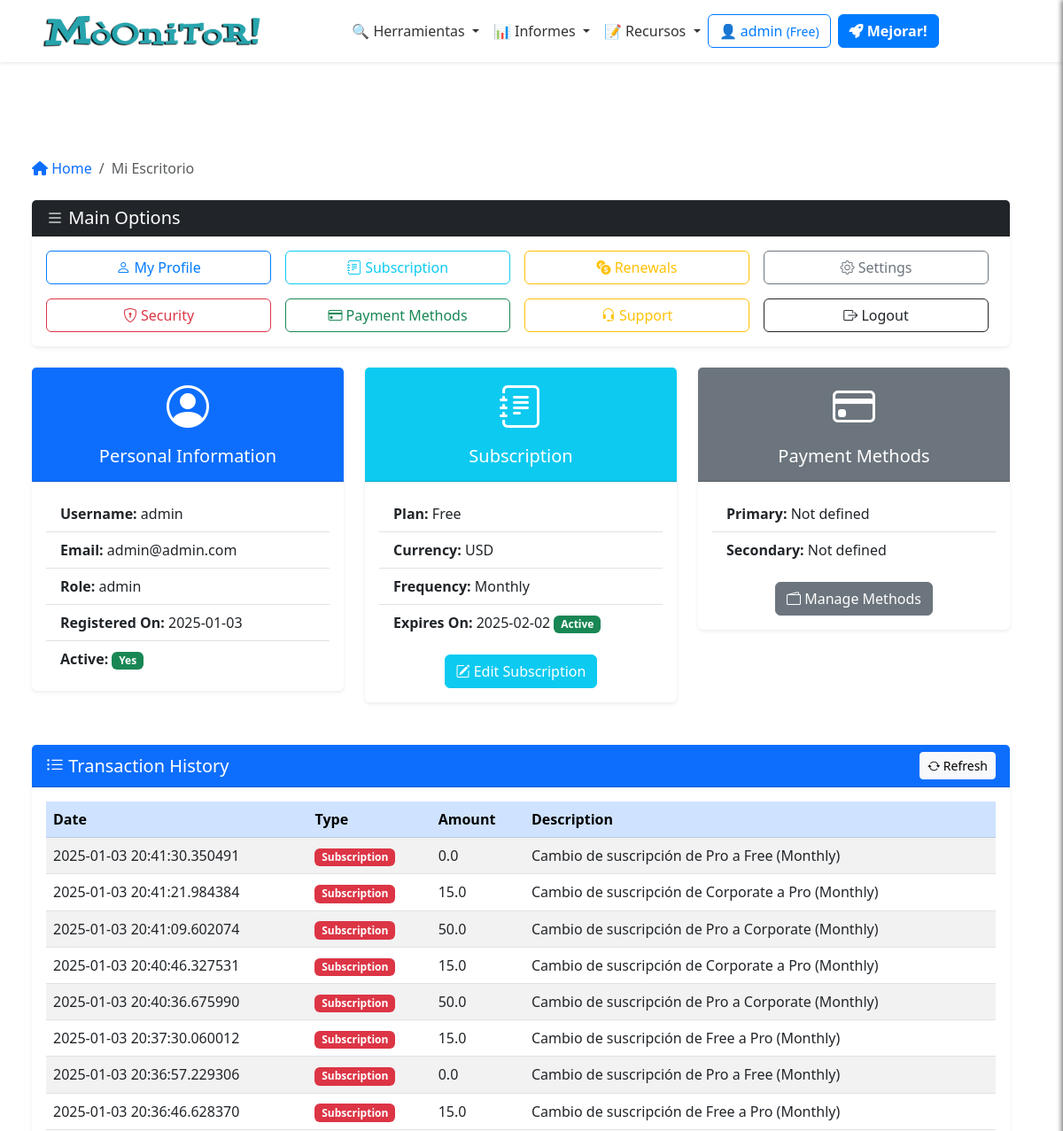
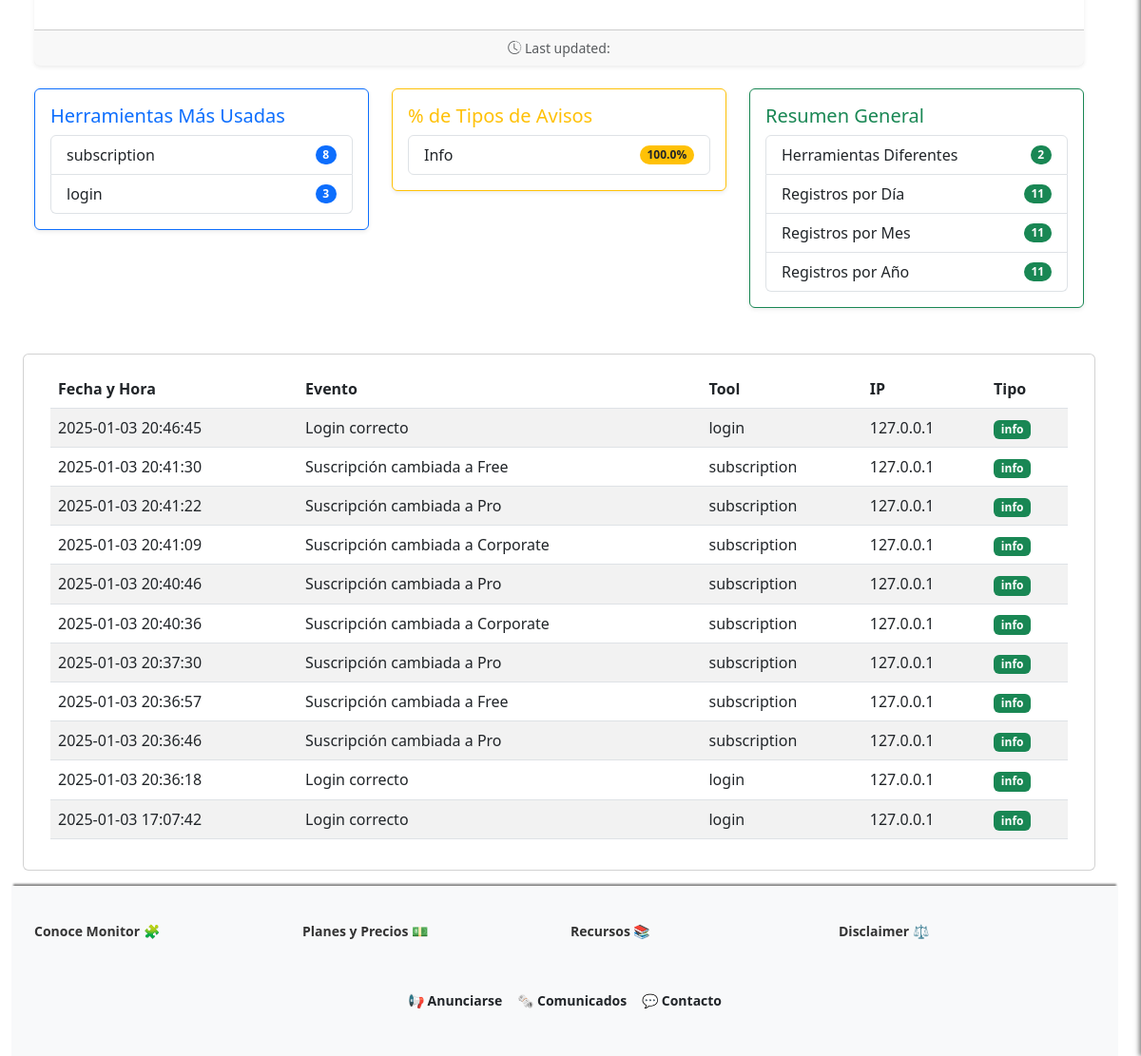
The page /dashboard (signed in) on the database its author committed (2 pictures, top to bottom).
### app/models/user_model.py (models this page shows, shortened)
class Users(UserMixin, db.Model):
    __tablename__ = 'Users'
    id = db.Column(db.Integer, primary_key=True)
    username = db.Column(db.String(80), unique=True, nullable=False)
    email = db.Column(db.String(120), unique=True, nullable=False)
    password_hash = db.Column(db.String(255), nullable=False)
    token = db.Column(db.String(255), index=True, unique=True)
    active = db.Column(db.Boolean, default=False)
    registered_on = db.Column(db.DateTime, nullable=False, default=datetime.datetime.utcnow)
    config = db.Column(JSONType)
    role = db.Column(db.String(20), nullable=False, default='usuario')
    subscription_plan = db.Column(Enum('Free', 'Pro', 'Corporate', name='subscription_plans'), default='Free')
    subscription_currency = db.Column(db.String(3), default='USD')  # ISO currency codes (e.g., USD, EUR)
    subscription_expiration = db.Column(db.DateTime, nullable=True)
    subscription_frequency = db.Column(Enum('Monthly', 'Annually', name='subscription_frequency'), default='Monthly')
    primary_payment = db.Column(JSONType, nullable=True)  # IBAN, SWIFT, etc.
    secondary_payment = db.Column(JSONType, nullable=True)
    transactions = db.relationship('Transaction', backref='user', lazy=True)
    def is_subscription_active(self):
        if not self.subscription_expiration:
            return False
        return self.subscription_expiration > datetime.datetime.utcnow()

class Transaction(db.Model):
    __tablename__ = 'Transactions'
    id = db.Column(db.Integer, primary_key=True)
    user_id = db.Column(db.Integer, db.ForeignKey('Users.id'), nullable=False)
    amount = db.Column(db.Float, nullable=False)
    transaction_type = db.Column(db.String(50), nullable=False)  # payment, refund, etc.
    description = db.Column(db.String(255), nullable=True)
    timestamp = db.Column(db.DateTime, nullable=False, default=datetime.datetime.utcnow)

class UserLog(db.Model):
    __tablename__ = 'UserLogs'
    id = db.Column(db.Integer, primary_key=True)
    user_id = db.Column(db.Integer, db.ForeignKey('Users.id'), nullable=False)
    username = db.Column(db.String(80), nullable=False)
    event = db.Column(db.String(255), nullable=False)  # Description of the event
    tool = db.Column(db.String(255), nullable=False)  # Tool used
    timestamp = db.Column(db.DateTime, nullable=False, default=datetime.datetime.utcnow)
    ip_address = db.Column(db.String(45), nullable=False)  # Supports IPv4/IPv6
    log_type = db.Column(Enum('info', 'warn', 'err', name='log_types'), nullable=False)

### app/controllers/main_controller.py (the view)
@app.route('/dashboard')
@login_required
def dashboard():
        breadcrumbs = [{'url': '/dashboard', 'text': 'Mi Escritorio'}]
        logs = UserLog.query.filter_by(user_id=current_user.id).order_by(UserLog.timestamp.desc()).all()
        stats = calculate_log_statistics(logs)
        user = Users.query.filter_by(id=current_user.id).first()
        logs = UserLog.query.filter_by(user_id=current_user.id).order_by(UserLog.timestamp.desc()).all()
        transactions = Transaction.query.filter_by(user_id=current_user.id).order_by(Transaction.timestamp.desc()).all()
        return render_template('dashboard.html',
                               logs=logs,
                               transactions = transactions,
                               user=user,
                               breadcrumbs=breadcrumbs,
                               stats=stats)

### app/templates/dashboard.html (shortened to what this page needs)
{% extends "base.html" %}
{% block content %}
{% include 'inc/breadcrumbs.html' %}
<div class="row">
  <div class="col-12 mb-4">
    <div class="card shadow-sm border-0">
      <div class="card-header bg-dark text-white d-flex justify-content-between align-items-center">
        <h2 class="h5 mb-0"><i class="bi bi-list"></i> Main Options</h2>
      </div>
      <div class="card-body">
        <div class="row row-cols-2 row-cols-md-4 g-3 text-center">
          <div class="col">
            <a href="{{ url_for('profile') }}" class="btn btn-outline-primary w-100">
              <i class="bi bi-person"></i> My Profile
            </a>
          </div>
          <div class="col">
            <a href="{{ url_for('edit_subscription') }}" class="btn btn-outline-info w-100">
              <i class="bi bi-journal-text"></i> Subscription
            </a>
          </div>
          <div class="col">
            <a href="{{ url_for('transaction_history') }}" class="btn btn-outline-warning w-100">
              <i class="bi bi-currency-exchange"></i> Renewals
            </a>
          </div>
          <div class="col">
            <a href="{{ url_for('configuracion') }}" class="btn btn-outline-secondary w-100">
              <i class="bi bi-gear"></i> Settings
            </a>
          </div>
          <div class="col">
            <a href="{{ url_for('change_password') }}" class="btn btn-outline-danger w-100">
              <i class="bi bi-shield-lock"></i> Security
            </a>
          </div>
          <div class="col">
            <a href="{{ url_for('edit_payment_methods') }}" class="btn btn-outline-success w-100">
              <i class="bi bi-credit-card"></i> Payment Methods
            </a>
          </div>
          <div class="col">
            <a href="#" class="btn btn-outline-warning w-100">
              <i class="bi bi-headset"></i> Support
            </a>
          </div>
          <div class="col">
            <a href="{{ url_for('logout') }}" class="btn btn-outline-dark w-100">
              <i class="bi bi-box-arrow-right"></i> Logout
            </a>
          </div>
        </div>
      </div>
    </div>
  </div>
</div>
<div class="row mb-4">
  <div class="col-md-4 mb-4">
    <div class="card shadow-sm border-0">
      <div class="card-header bg-primary text-white text-center">
        <i class="bi bi-person-circle" style="font-size: 3rem;"></i>
        <h5 class="mt-2">Personal Information</h5>
      </div>
      <div class="card-body">
        <ul class="list-group list-group-flush">
          <li class="list-group-item"><strong>Username:</strong> {{ user.username }}</li>
          <li class="list-group-item"><strong>Email:</strong> {{ user.email }}</li>
          <li class="list-group-item"><strong>Role:</strong> {{ user.role }}</li>
          <li class="list-group-item"><strong>Registered On:</strong> {{ user.registered_on.strftime('%Y-%m-%d') }}</li>
          <li class="list-group-item">
            <strong>Active:</strong>
            {% if user.active %}
            <span class="badge bg-success">Yes</span>
            {% else %}
            <span class="badge bg-danger">No</span>
            {% endif %}
          </li>
        </ul>
      </div>
    </div>
  </div>
  <div class="col-md-4 mb-4">
    <div class="card shadow-sm border-0">
      <div class="card-header bg-info text-white text-center">
        <i class="bi bi-journal-text" style="font-size: 3rem;"></i>
        <h5 class="mt-2">Subscription</h5>
      </div>
      <div class="card-body">
        <ul class="list-group list-group-flush">
          <li class="list-group-item"><strong>Plan:</strong> {{ user.subscription_plan }}</li>
          <li class="list-group-item"><strong>Currency:</strong> {{ user.subscription_currency }}</li>
          <li class="list-group-item"><strong>Frequency:</strong> {{ user.subscription_frequency }}</li>
          <li class="list-group-item">
            <strong>Expires On:</strong>
            {% if user.subscription_expiration %}
            {{ user.subscription_expiration.strftime('%Y-%m-%d') }}
            {% if user.is_subscription_active() %}
            <span class="badge bg-success">Active</span>
            {% else %}
            <span class="badge bg-danger">Expired</span>
            {% endif %}
            {% else %}
            No subscription
            {% endif %}
          </li>
        </ul>
        <div class="mt-3 text-center">
          <a href="{{ url_for('edit_subscription') }}" class="btn btn-info text-white">
            <i class="bi bi-pencil-square"></i> Edit Subscription
          </a>
        </div>
      </div>
    </div>
  </div>
  <div class="col-md-4 mb-4">
    <div class="card shadow-sm border-0">
      <div class="card-header bg-secondary text-white text-center">
        <i class="bi bi-credit-card" style="font-size: 3rem;"></i>
        <h5 class="mt-2">Payment Methods</h5>
      </div>
      <div class="card-body">
        <ul class="list-group list-group-flush">
          <li class="list-group-item"><strong>Primary:</strong> {{ user.primary_payment.method if user.primary_payment
            else 'Not defined' }}</li>
          <li class="list-group-item"><strong>Secondary:</strong> {{ user.secondary_payment.method if
            user.secondary_payment else 'Not defined' }}</li>
        </ul>
        <div class="mt-3 text-center">
          <a href="#" class="btn btn-secondary text-white">
            <i class="bi bi-wallet2"></i> Manage Methods
          </a>
        </div>
      </div>
    </div>
  </div>
</div>
<div class="row mb-4">
  <div class="_col-lg-10">
    <div class="card shadow-sm border-0">
      <div class="card-header bg-primary text-white d-flex justify-content-between align-items-center">
        <h2 class="h5 mb-0"><i class="bi bi-list-ul"></i> Transaction History</h2>
        <button class="btn btn-light btn-sm">
          <i class="bi bi-arrow-repeat"></i> Refresh
        </button>
      </div>
      <div class="card-body">
        {% if transactions %}
        <table id="transactionsTable" class="table table-striped table-hover align-middle">
          <thead class="table-primary">
            <tr>
              <th scope="col">Date</th>
              <th scope="col">Type</th>
              <th scope="col">Amount</th>
              <th scope="col">Description</th>
            </tr>
          </thead>
          <tbody>
            {% for transaction in transactions %}
            <tr>
              <td>{{ transaction.timestamp }}</td>
              <td>
                <span
                  class="badge {% if transaction.transaction_type == 'Credit' %}bg-success{% else %}bg-danger{% endif %}">
                  {{ transaction.transaction_type }}
                </span>
              </td>
              <td>{{ transaction.amount }}</td>
              <td>{{ transaction.description }}</td>
            </tr>
            {% endfor %}
          </tbody>
        </table>
        {% else %}
        <div class="alert alert-warning text-center" role="alert">
          <i class="bi bi-info-circle"></i> No transactions found.
        </div>
        {% endif %}
      </div>
      <div class="card-footer text-muted small text-center">
        <i class="bi bi-clock-history"></i> Last updated: {{ current_time }}
      </div>
    </div>
  </div>
</div>
<div class="row mb-4">
  <div class="col-md-4 mb-4">
    <div class="card border-primary shadow-sm">
      <div class="card-body">
        <h5 class="card-title text-primary">Herramientas Más Usadas</h5>
        <ul class="list-group">
          {% for tool, count in stats['most_used_tools'] %}
          <li class="list-group-item d-flex justify-content-between align-items-center">
            {{ tool }}
            <span class="badge bg-primary rounded-pill">{{ count }}</span>
          </li>
          {% endfor %}
        </ul>
      </div>
    </div>
  </div>
  <div class="col-md-4 mb-4">
    <div class="card border-warning shadow-sm">
      <div class="card-body">
        <h5 class="card-title text-warning">% de Tipos de Avisos</h5>
        <ul class="list-group">
          {% for log_type, percentage in stats['log_type_percentages'].items() %}
          <li class="list-group-item d-flex justify-content-between align-items-center">
            {{ log_type | capitalize }}
            <span class="badge bg-warning text-dark rounded-pill">{{ percentage|round(2) }}%</span>
          </li>
          {% endfor %}
        </ul>
      </div>
    </div>
  </div>
  <div class="col-md-4 mb-4">
    <div class="card border-success shadow-sm">
      <div class="card-body">
        <h5 class="card-title text-success">Resumen General</h5>
        <ul class="list-group">
          <li class="list-group-item d-flex justify-content-between align-items-center">
            Herramientas Diferentes
            <span class="badge bg-success rounded-pill">{{ stats['unique_tools'] }}</span>
          </li>
          <li class="list-group-item d-flex justify-content-between align-items-center">
            Registros por Día
            <span class="badge bg-success rounded-pill">{{ stats['logs_per_day'] }}</span>
          </li>
          <li class="list-group-item d-flex justify-content-between align-items-center">
            Registros por Mes
            <span class="badge bg-success rounded-pill">{{ stats['logs_per_month'] }}</span>
          </li>
          <li class="list-group-item d-flex justify-content-between align-items-center">
            Registros por Año
            <span class="badge bg-success rounded-pill">{{ stats['logs_per_year'] }}</span>
          </li>
        </ul>
      </div>
    </div>
  </div>
</div>
<div class="row mb-3">
  <div class="card">
    <div class="card-body">
      {% if logs %}
      <table id="logsTable" class="table table-striped">
        <thead>
          <tr>
            <th>Fecha y Hora</th>
            <th>Evento</th>
            <th>Tool</th>
            <th>IP</th>
            <th>Tipo</th>
          </tr>
        </thead>
        <tbody>
          {% for log in logs %}
          <tr>
            <td>{{ log.timestamp.strftime('%Y-%m-%d %H:%M:%S') }}</td>
            <td>{{ log.event }}</td>
            <td>{{ log.tool }}</td>
            <td>{{ log.ip_address }}</td>
            <td>
              <span
                class="badge {% if log.log_type == 'info' %}bg-success{% elif log.log_type == 'warn' %}bg-warning{% else %}bg-danger{% endif %}">
                {{ log.log_type }}
              </span>
            </td>
          </tr>
          {% endfor %}
        </tbody>
      </table>
      {% else %}
      <p>No hay registros de actividad disponibles.</p>
      {% endif %}
    </div>
  </div>
</div>
{% endblock %}

### app/templates/inc/navbar.html (shortened to what this page needs)
<nav class="navbar navbar-expand-lg navbar-light bg-white shadow-sm">
  <div class="container">
    <a class="navbar-brand mx-auto" href="{{ url_for('index') }}">
      <img src="{{ url_for('static', filename='logo.png') }}" alt="Logo" height="50"
        class="d-inline-block align-text-top">
    </a>
    <div class="collapse navbar-collapse justify-content-center" id="navbarNav">
      <ul class="navbar-nav align-items-center">
        <li class="nav-item dropdown">
          <a class="nav-link dropdown-toggle" href="#" id="domainDnsDropdown" role="button" data-bs-toggle="dropdown"
            aria-expanded="false">
            🔍 Herramientas
          </a>
        </li>
        <li class="nav-item dropdown">
          <a class="nav-link dropdown-toggle" href="#" id="domainDnsDropdown" role="button" data-bs-toggle="dropdown"
            aria-expanded="false">
            📊 Informes
          </a>
        </li>
        <li class="nav-item dropdown">
          <a class="nav-link dropdown-toggle" href="#" id="domainDnsDropdown" role="button" data-bs-toggle="dropdown"
            aria-expanded="false">
            📝 Recursos
          </a>
        </li>
      </ul>
    <div class="d-flex flex-column flex-sm-row align-items-center justify-content-center ms-0 mb-3 mt-3">
      {% if current_user.is_authenticated %}
          <a href="/dashboard" class="btn btn-outline-primary mb-2 mb-sm-0 me-sm-2">
              <span class="item-responsive">👤 {{ current_user.username }}
                  <small>({{ current_user.subscription_plan }})</small>
              </span>
          </a>
          {% if current_user.subscription_plan == "Free" %}
              <a class="btn btn-primary mb-2 mb-sm-0 me-sm-2 text-decoration-none fw-semibold" href="{{ url_for('edit_subscription') }}">
                  <i class="fa-solid fa-rocket"></i> Mejorar!
              </a>
          {% elif current_user.subscription_plan == "Pro" %}
              <a class="btn btn-primary mb-2 mb-sm-0 me-sm-2 text-decoration-none fw-semibold" href="{{ url_for('edit_subscription') }}">
                  <i class="fa-solid fa-crown"></i> Probar Corporate!
              </a>
          {% endif %}
      {% endif %}
  </div>
    </div>
  </div>
</nav>

### rows shown on the page
Users: username "admin", subscription_plan "Free", email "admin@admin.com", role "admin", registered_on "2025-01-03", subscription_currency "USD", subscription_frequency "Monthly", subscription_expiration "2025-02-02", primary_payment "Not defined", secondary_payment "Not defined"
UserLog: tool "subscription", count "8", timestamp "2025-01-03 20:41:30", event "Suscripción cambiada a Free", ip_address "127.0.0.1", log_type "info"
UserLog: tool "login", count "3", timestamp "2025-01-03 20:46:45", event "Login correcto", ip_address "127.0.0.1", log_type "info"
UserLog: timestamp "2025-01-03 20:41:22", event "Suscripción cambiada a Pro", tool "subscription", ip_address "127.0.0.1", log_type "info"
UserLog: timestamp "2025-01-03 20:41:09", event "Suscripción cambiada a Corporate", tool "subscription", ip_address "127.0.0.1", log_type "info"
UserLog: timestamp "2025-01-03 20:40:46", event "Suscripción cambiada a Pro", tool "subscription", ip_address "127.0.0.1", log_type "info"
UserLog: timestamp "2025-01-03 20:40:36", event "Suscripción cambiada a Corporate", tool "subscription", ip_address "127.0.0.1", log_type "info"
UserLog: timestamp "2025-01-03 20:37:30", event "Suscripción cambiada a Pro", tool "subscription", ip_address "127.0.0.1", log_type "info"
UserLog: timestamp "2025-01-03 20:36:57", event "Suscripción cambiada a Free", tool "subscription", ip_address "127.0.0.1", log_type "info"
UserLog: timestamp "2025-01-03 20:36:46", event "Suscripción cambiada a Pro", tool "subscription", ip_address "127.0.0.1", log_type "info"
UserLog: timestamp "2025-01-03 20:36:18", event "Login correcto", tool "login", ip_address "127.0.0.1", log_type "info"
UserLog: timestamp "2025-01-03 17:07:42", event "Login correcto", tool "login", ip_address "127.0.0.1", log_type "info"

### other values the page prints
{{ crumb.text }} "Mi Escritorio"
{{ log_type | capitalize }} "Info"
{{ percentage|round(2) }} "100.0"
{{ stats['unique_tools'] }} "2"
{{ stats['logs_per_day'] }} "11"
{{ stats['logs_per_month'] }} "11"
{{ stats['logs_per_year'] }} "11"
